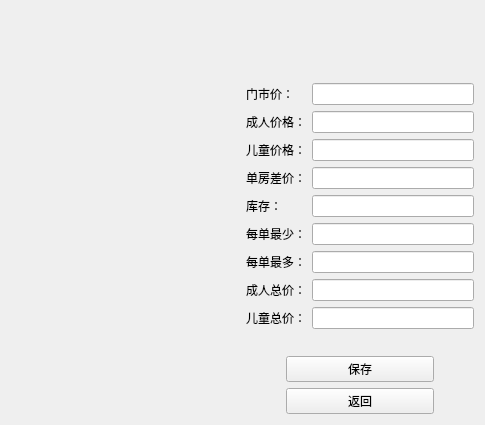
<?xml version="1.0" encoding="UTF-8"?>
<ui version="4.0">
 <class>PriceEditor</class>
 <widget class="QWidget" name="PriceEditor">
  <property name="windowModality">
   <enum>Qt::WindowModal</enum>
  </property>
  <property name="geometry">
   <rect>
    <x>0</x>
    <y>0</y>
    <width>485</width>
    <height>425</height>
   </rect>
  </property>
  <property name="windowTitle">
   <string>机票价格</string>
  </property>
  <property name="autoFillBackground">
   <bool>true</bool>
  </property>
  <layout class="QHBoxLayout" name="horizontalLayout_3">
   <item>
    <widget class="Calendar" name="widgetCalendar" native="true">
     <property name="sizePolicy">
      <sizepolicy hsizetype="Expanding" vsizetype="Expanding">
       <horstretch>0</horstretch>
       <verstretch>0</verstretch>
      </sizepolicy>
     </property>
    </widget>
   </item>
   <item>
    <layout class="QVBoxLayout" name="verticalLayout">
     <property name="topMargin">
      <number>72</number>
     </property>
     <item>
      <layout class="QGridLayout" name="gridLayout">
       <item row="0" column="0">
        <widget class="QLabel" name="label_RetailPrice">
         <property name="text">
          <string>门市价：</string>
         </property>
        </widget>
       </item>
       <item row="0" column="1">
        <widget class="QLineEdit" name="lineEdit_RetailPrice"/>
       </item>
       <item row="1" column="0">
        <widget class="QLabel" name="label">
         <property name="text">
          <string>成人价格：</string>
         </property>
        </widget>
       </item>
       <item row="1" column="1">
        <widget class="QLineEdit" name="lineEdit_AdultPrice">
         <property name="enabled">
          <bool>true</bool>
         </property>
         <property name="sizePolicy">
          <sizepolicy hsizetype="Preferred" vsizetype="Fixed">
           <horstretch>0</horstretch>
           <verstretch>0</verstretch>
          </sizepolicy>
         </property>
        </widget>
       </item>
       <item row="2" column="0">
        <widget class="QLabel" name="label_2">
         <property name="text">
          <string>儿童价格：</string>
         </property>
        </widget>
       </item>
       <item row="2" column="1">
        <widget class="QLineEdit" name="lineEdit_ChildPrice">
         <property name="sizePolicy">
          <sizepolicy hsizetype="Preferred" vsizetype="Fixed">
           <horstretch>0</horstretch>
           <verstretch>0</verstretch>
          </sizepolicy>
         </property>
        </widget>
       </item>
       <item row="3" column="0">
        <widget class="QLabel" name="label_SingleRoom">
         <property name="text">
          <string>单房差价：</string>
         </property>
        </widget>
       </item>
       <item row="3" column="1">
        <widget class="QLineEdit" name="lineEdit_SingleRoom">
         <property name="sizePolicy">
          <sizepolicy hsizetype="Preferred" vsizetype="Fixed">
           <horstretch>0</horstretch>
           <verstretch>0</verstretch>
          </sizepolicy>
         </property>
        </widget>
       </item>
       <item row="4" column="0">
        <widget class="QLabel" name="label_Stock">
         <property name="text">
          <string>库存：</string>
         </property>
        </widget>
       </item>
       <item row="4" column="1">
        <widget class="QLineEdit" name="lineEdit_Stock"/>
       </item>
       <item row="5" column="0">
        <widget class="QLabel" name="label_MinPerOrder">
         <property name="text">
          <string>每单最少：</string>
         </property>
        </widget>
       </item>
       <item row="5" column="1">
        <widget class="QLineEdit" name="lineEdit_MinPerOrder"/>
       </item>
       <item row="6" column="0">
        <widget class="QLabel" name="label_MaxPerOrder">
         <property name="text">
          <string>每单最多：</string>
         </property>
        </widget>
       </item>
       <item row="6" column="1">
        <widget class="QLineEdit" name="lineEdit_MaxPerOrder"/>
       </item>
       <item row="7" column="0">
        <widget class="QLabel" name="label_AdultTotal">
         <property name="text">
          <string>成人总价：</string>
         </property>
        </widget>
       </item>
       <item row="7" column="1">
        <widget class="QLineEdit" name="lineEdit_AdultTotal">
         <property name="sizePolicy">
          <sizepolicy hsizetype="Preferred" vsizetype="Fixed">
           <horstretch>0</horstretch>
           <verstretch>0</verstretch>
          </sizepolicy>
         </property>
        </widget>
       </item>
       <item row="8" column="0">
        <widget class="QLabel" name="label_ChildTotal">
         <property name="text">
          <string>儿童总价：</string>
         </property>
        </widget>
       </item>
       <item row="8" column="1">
        <widget class="QLineEdit" name="lineEdit_ChildTotal">
         <property name="sizePolicy">
          <sizepolicy hsizetype="Preferred" vsizetype="Fixed">
           <horstretch>0</horstretch>
           <verstretch>0</verstretch>
          </sizepolicy>
         </property>
        </widget>
       </item>
      </layout>
     </item>
     <item>
      <spacer name="verticalSpacer">
       <property name="orientation">
        <enum>Qt::Vertical</enum>
       </property>
       <property name="sizeHint" stdset="0">
        <size>
         <width>20</width>
         <height>28</height>
        </size>
       </property>
      </spacer>
     </item>
     <item>
      <layout class="QHBoxLayout" name="horizontalLayout_2">
       <item>
        <spacer name="horizontalSpacer_3">
         <property name="orientation">
          <enum>Qt::Horizontal</enum>
         </property>
         <property name="sizeType">
          <enum>QSizePolicy::Preferred</enum>
         </property>
         <property name="sizeHint" stdset="0">
          <size>
           <width>40</width>
           <height>20</height>
          </size>
         </property>
        </spacer>
       </item>
       <item>
        <widget class="QPushButton" name="pushButton_Save">
         <property name="text">
          <string>保存</string>
         </property>
        </widget>
       </item>
       <item>
        <spacer name="horizontalSpacer_4">
         <property name="orientation">
          <enum>Qt::Horizontal</enum>
         </property>
         <property name="sizeType">
          <enum>QSizePolicy::Preferred</enum>
         </property>
         <property name="sizeHint" stdset="0">
          <size>
           <width>40</width>
           <height>20</height>
          </size>
         </property>
        </spacer>
       </item>
      </layout>
     </item>
     <item>
      <layout class="QHBoxLayout" name="horizontalLayout">
       <item>
        <spacer name="horizontalSpacer">
         <property name="orientation">
          <enum>Qt::Horizontal</enum>
         </property>
         <property name="sizeType">
          <enum>QSizePolicy::Preferred</enum>
         </property>
         <property name="sizeHint" stdset="0">
          <size>
           <width>40</width>
           <height>20</height>
          </size>
         </property>
        </spacer>
       </item>
       <item>
        <widget class="QPushButton" name="pushButton_back">
         <property name="text">
          <string>返回</string>
         </property>
        </widget>
       </item>
       <item>
        <spacer name="horizontalSpacer_2">
         <property name="orientation">
          <enum>Qt::Horizontal</enum>
         </property>
         <property name="sizeType">
          <enum>QSizePolicy::Preferred</enum>
         </property>
         <property name="sizeHint" stdset="0">
          <size>
           <width>40</width>
           <height>20</height>
          </size>
         </property>
        </spacer>
       </item>
      </layout>
     </item>
    </layout>
   </item>
  </layout>
 </widget>
 <customwidgets>
  <customwidget>
   <class>Calendar</class>
   <extends>QWidget</extends>
   <header>calendar.h</header>
   <container>1</container>
  </customwidget>
 </customwidgets>
 <resources/>
 <connections/>
</ui>
